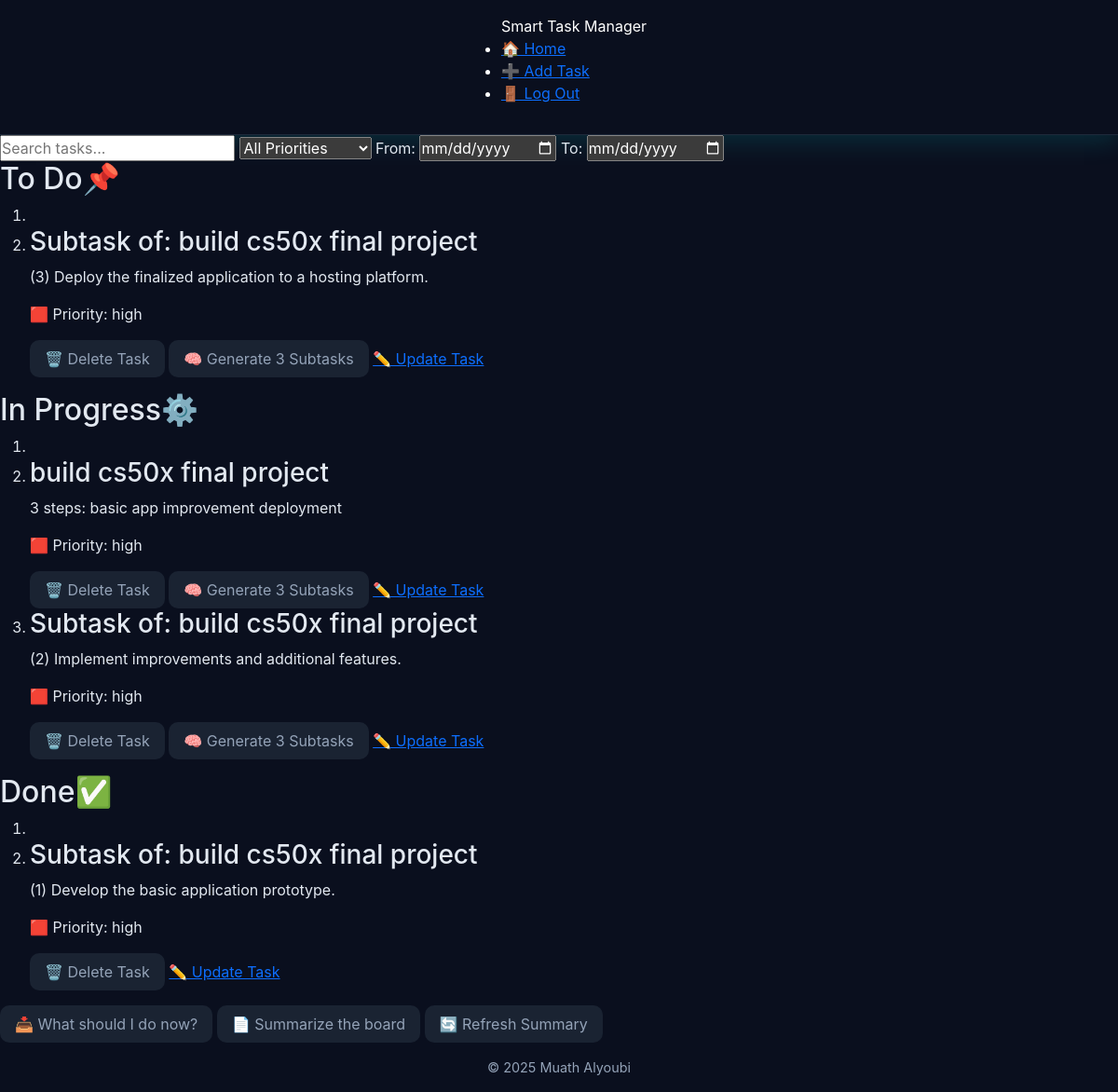
Page / (signed in) on the committed database.
### tables this page shows
CREATE TABLE tasks(
                id INTEGER PRIMARY KEY AUTOINCREMENT NOT NULL,
                title TEXT NOT NULL,
                user_id INTEGER NOT NULL,
                description TEXT,
                status TEXT NOT NULL DEFAULT 'To Do',
                created_at TIMESTAMP DEFAULT CURRENT_TIMESTAMP, 
                priority TEXT NOT NULL, 
                due_date DATE, parent_id INTEGER DEFAULT NULL,  
                FOREIGN KEY (user_id) REFERENCES "users_old"(id) ON DELETE CASCADE
                );

### app.py (the view)
@app.route("/")
@login_required
def index():
    search = request.args.get("search", "").strip()
    priority = request.args.get("priority")
    start = request.args.get("start")
    end = request.args.get("end")
    parameters = [session["user_id"]]
    query = "SELECT * FROM tasks WHERE user_id = ? "
    if search:
        query += "AND (title LIKE ? OR description LIKE ?) "
        like_search = f"%{search}%"
        parameters.extend([like_search, like_search])
    if priority:
        query += "AND priority = ? "
        parameters.append(priority)
    if start and end:
        query += "AND due_date BETWEEN ? AND ? "
        parameters.extend([start, end])
    query += "ORDER BY CASE WHEN due_date IS NULL THEN 1 ELSE 0 END, due_date ASC"
    tasks = execute_filtered_query(query, parameters)
    subtasks = get_subtasks(session["user_id"])
    today, after_tommorow = get_date_deatails()
    return render_template("index.html", tasks=tasks, subtasks=subtasks, today=today, after_tommorow=after_tommorow)

### db.py (called while the page is built)
def get_db():
    if "db" not in g:
        g.db = sqlite3.connect(
            DATABASE,
            detect_types=sqlite3.PARSE_DECLTYPES,
            check_same_thread=False
        )
        g.db.row_factory = sqlite3.Row
    return g.db

def get_subtasks(user_id):
    db = get_db()
    return db.execute(
        "SELECT * FROM tasks WHERE user_id = ? AND parent_id IS NOT NULL ORDER BY parent_id",
        (user_id,)).fetchall()

def execute_filtered_query(query, parameters):
    db = get_db()
    return db.execute(query, parameters).fetchall()

### helpers.py (called while the page is built)
def login_required(f):
    @wraps(f)
    def decorated_function(*args, **kwargs):
        if session.get("user_id") is None:
            return redirect(url_for('login', next=request.url))
        return f(*args, **kwargs)
    return decorated_function

def get_date_deatails():
    today = date.today()
    after_tomorrow = today + timedelta(days=2)
    return today, after_tomorrow

### templates/index.html (shortened to what this page needs)
{% extends "layout.html" %}
{% block body %}
        <main>
            <div id="search-filters">
                <input type="text" id ="search" placeholder="Search tasks...">
                <select id="priority-filter">
                    <option value="">All Priorities</option>
                </select>
                <label for="start-date">From:</label>
                <input type="date" id="start-date" placeholder="From">
                <label for="end-date">To:</label>
                <input type="date" id="end-date">
            </div>
            <section id="kanban-board">
                {% set column_id = "todo" %}
                {% set column_emo = '📌' %}
                {% set column_title = "To Do" %}
                {% set bg_color = "var(--back-todo)" %}
                {% include "_column.html" %}
                {% set column_id = "in-progress" %}
                {% set column_emo = '⚙️' %}
                {% set column_title = "In Progress" %}
                {% set bg_color = "var(--back-progress)" %}
                {% include "_column.html" %}
                {% set column_id = "done" %}
                {% set column_emo = '✅' %}
                {% set column_title = "Done" %}
                {% set bg_color = "var(--back-done)" %}
                {% include "_column.html" %}
            </section>
            <div id="underborad-btns">
                <button id="next-task" onclick="getNextTask()">📥 What should I do now?</button>
                <button id="summarize" onclick="getSummary()">📄 Summarize the board</button>
                <button id="refresh" onclick="refreshSummary()">🔄 Refresh Summary</button>
            </div>
        </main>
{% endblock %}

### templates/_column.html (shortened to what this page needs)
<section id="{{ column_id }}-column" class="column">
    <h2 id="{{ column_id }}-heading">{{ column_title }}{{ column_emo}}</h2>
    <ol class="task-list" id="{{ column_title }}">
        <li style="background-color: {{ bg_color }}"></li>
        {% for task in tasks %}
            {% if task.status == column_title %}
                <li id="{{ task.id }}" class="task-card" draggable="{{ 'true' if task.status != 'Done' else 'false' }}">
                    <h3>{{ task.title }}</h3>
                    <p>{{ task.description }}</p>
                    <p id="priority-{{ task.priority }}">
                        {{
                            '🟥' if task.priority == 'high'
                            else '🟩' if task.priority == 'low'
                            else '🟧'
                        }}
                        Priority: {{ task.priority }}
                    </p>
                    <div id="task-buttons">
                        <button onclick="deleteTask('{{ task.id }}')" id="delete-task">🗑️ Delete Task</button>
                        {% if task.status != 'Done' %}
                            <button onclick="generateTask('{{ task.id }}')" id="sub-task">🧠 Generate 3 Subtasks</button>
                        {% endif %}
                        <a href="{{ url_for('editTask', id=task.id) }}" id="update-task">✏️ Update Task</a>
                    </div>
                </li>
            {% endif %}
        {% endfor %}
    </ol>
</section>

### static/css/theme.css (style rules this page uses)
:root { --primaray-color: #00b4d8; --secondary-color: #0f172a; --accent-color: #0ea5e9; --success-color: #22c55e; --warning-color: #facc15; --danger-color: #ef4444; --general-color: #64748b; --back-main: #0a0f1e; --back-card: #273242; --back-nav: #0a1126; --back-button: #1A2332; --back-control: #132743; --backCol-todo: linear-gradient(135deg, #083b4f, #0f5670); --backCol-progress: linear-gradient(135deg, #6f5610, #9a6a12); --backCol-done: linear-gradient(135deg, #0d4b33, #177044); --border-todo: #3b82f6; --border-progress: #f59e0b; --border-done: #10b981; --text-main: #e2e8f0; --text-light: #ffffff; --text-gray: #94a3b8; --border-color: #1e293b; --search-border: rgba(255,255,255,0.09); --shadow-strong: 0 8px 25px rgba(0, 255, 255, 0.12); --shadow-soft: 0 4px 10px rgba(0, 255, 255, 0.06); --shadow-title: 0 8px 25px rgba(0, 255, 255, 0.25); --radius-large: 14px; --radius-medium: 10px; --radius-small: 6px; --trans-fast: 0.2s ease-in-out; --trans-med: 0.4s ease-in-out; --primary-gradient: linear-gradient(145deg, #00b4d8, #0ea5e9); --nav-gradient: linear-gradient(145deg, #0a1126, #0f1b35); --card-gradient: linear-gradient(145deg, #0f172a, #1e293b); --back-update: #1E2F45; --update-border-hover: #2C3F58; --back-delete: #2A1E22; --delete-border-hover: #3A262B; --back-generate: #241E2C; --generate-border-hover: #31263C; --text-under-btn: #D6E0EA; --border-under-btn: #233040; --back-next-task: #0E3440; --next-task-border-hover: #104350; --back-summarize: #3D3112; --summarize-border-hover: #4A3C17; --back-refresh: #123826; --refresh-border-hover: #17482F; --back-selected: #1A2532; --border-selected: #00C3FF; --border-form: #509fa2; --button-form: #368d90; }
* { margin: 0; padding: 0; box-sizing: border-box; }
html, body { font-family: "Inter", "Segoe UI", Roboto, sans-serif; background-color: var(--back-main); color: var(--text-main); margin: 0; height: 100%; display: flex; flex-direction: column; transition: background-color var(--trans-med); }
button { background-color: var(--back-button); color: var(--text-gray); border: 1px soft var(--border-color); border-radius: var(--radius-medium); padding: 0.5rem 1rem; cursor: pointer; transition: background-color var(--trans-fast), transform var(--trans-fast); }
input[type="date"], select { color-scheme: dark; }

### rows in the picture
tasks: status "To Do", title "Subtask of: build cs50x final project", description "(3) Deploy the finalized application to a hosting platform.", priority "🟥", priority "high"
tasks: title "build cs50x final project", description "3 steps: basic app improvement deployment", priority "🟥", priority "high"
tasks: title "Subtask of: build cs50x final project", description "(2) Implement improvements and additional features.", priority "🟥", priority "high"
tasks: status "Done", title "Subtask of: build cs50x final project", description "(1) Develop the basic application prototype.", priority "🟥", priority "high"

### other values in the picture
{{ column_emo }} "📌 ⚙️ ✅"
{{ column_title }} "In Progress"
